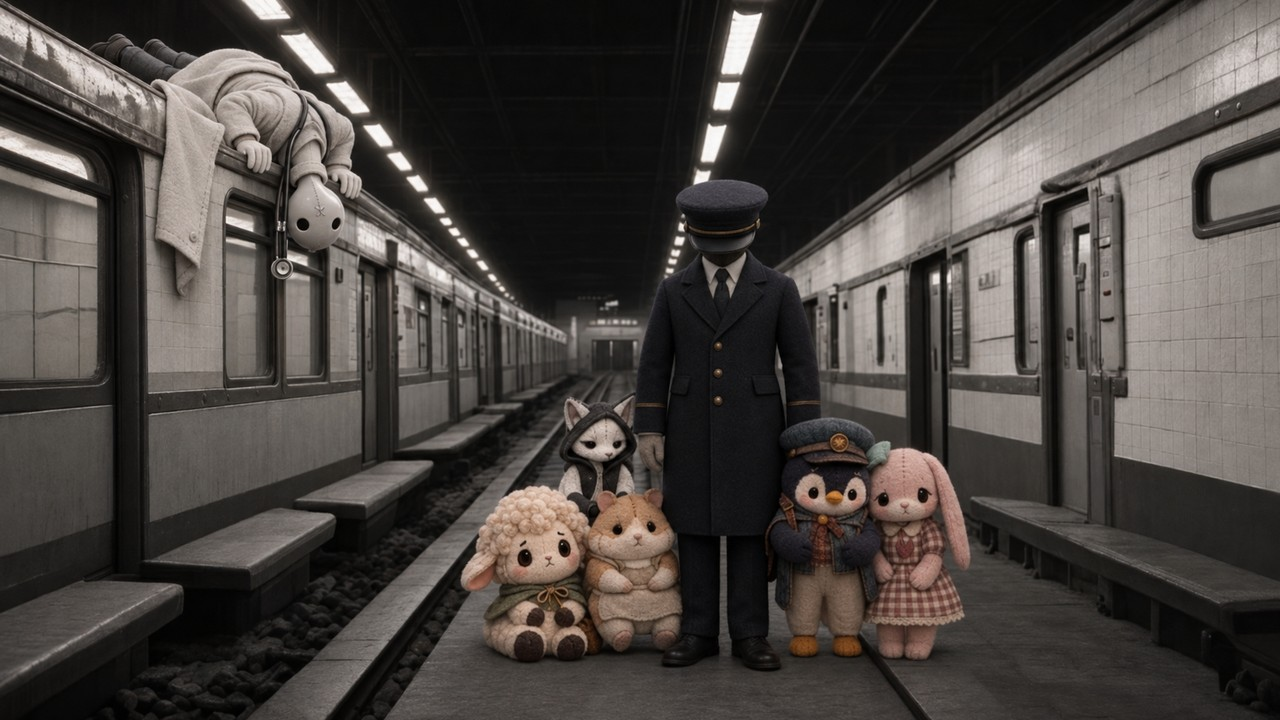
#> input picture game/art/ch3/bg/ch3_bg_cg_arrival.jpg, 1280 x 720 px
$ python remove_white_outline.py ../../game/art/ch3/bg/ch3_bg_cg_arrival.jpg
#> lines starting #> are read from the running program, lines starting #| are printed output that depends on the picture; after the words box and inside, x2 and y2 are one past the last pixel; in counts of white or black regions, pixels touching at a corner belong together
"""ChatGPT 走路圖常常有「貼紙白邊」（人物外圍、頭髮縫隙裡的純白），fit_walk_sheet.py 只挖得掉跟外框連通的白。
這支把整張圖裡的純白大塊（≥25px）和白邊旁邊的半白像素拿掉；白襯衫（偏粉、偏灰）不會被拿掉。
用法：py -3.11 tools/art/remove_white_outline.py game/art/walk4/<id>.png [更多檔案…]
"""
import sys

import numpy as np
from PIL import Image
from scipy import ndimage

for p in sys.argv[1:]:
    a = np.array(Image.open(p).convert("RGBA"))
    rgb = a[..., :3].astype(int)
    white = (a[..., 3] > 0) & (rgb.min(-1) > 240) & (rgb.max(-1) - rgb.min(-1) < 10)
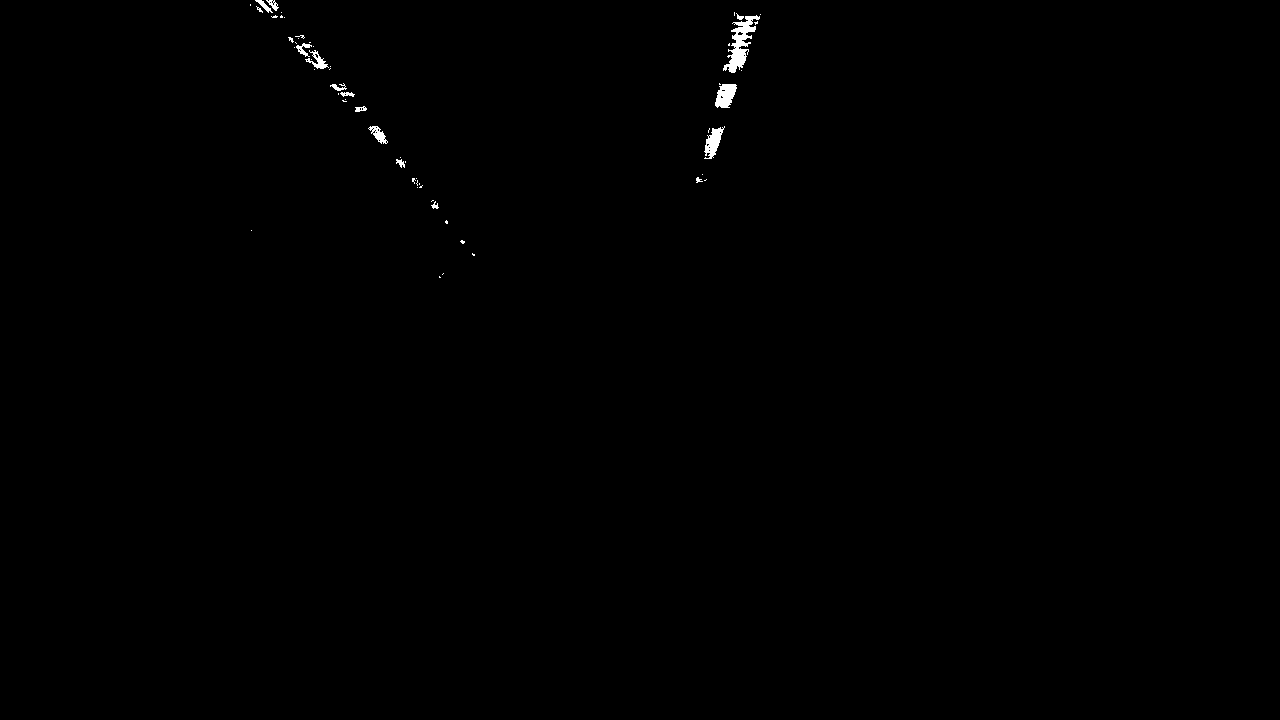
#> white: shape (720, 1280) bool; 0.28% white; 59 white regions (44 under 20 px), largest, box (x1, y1, x2, y2) and area: (723, 15, 760, 73) 809, (715, 84, 737, 108) 376, (704, 126, 725, 159) 341
    lab, k = ndimage.label(white)
#> lab: shape (720, 1280) int32; 96 distinct labels, from 0 to 95
#> k = 95
    sz = ndimage.sum(white, lab, range(1, k + 1))
#> sz = 95 values, max 804 at index 14, min 1 at index 5, mean 26.91
    big = np.isin(lab, np.where(sz >= 25)[0] + 1)
#> big: shape (720, 1280) bool; 0.25% white; 14 white regions, largest, box (x1, y1, x2, y2) and area: (723, 15, 760, 73) 804, (715, 84, 737, 108) 376, (704, 127, 724, 159) 336
    a[..., 3][big] = 0
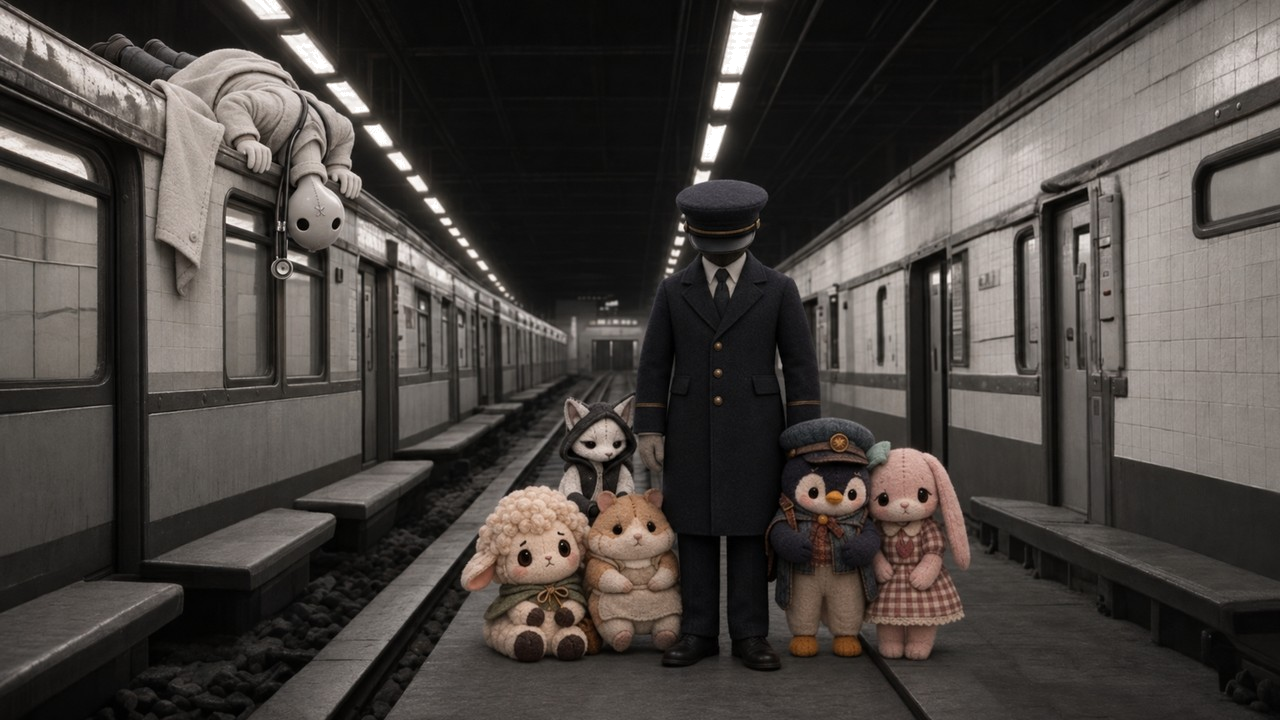
#> a: shape (720, 1280, 4); mean R, G, B, A 72.8, 67.7, 63.9, 254.4; transparent parts drawn white
    for _ in range(2):
        rgb = a[..., :3].astype(int)
        near = ndimage.binary_dilation(a[..., 3] == 0, iterations=1) & (a[..., 3] > 0)
        pale = near & (rgb.min(-1) > 215) & (rgb.max(-1) - rgb.min(-1) < 16)
        a[..., 3][pale] = 0
#> this loop made 2 passes
#> pass 1, `near = ndimage.binary_dilation(a[..., 3] == 0, iterations=1) & (a[...,..`:
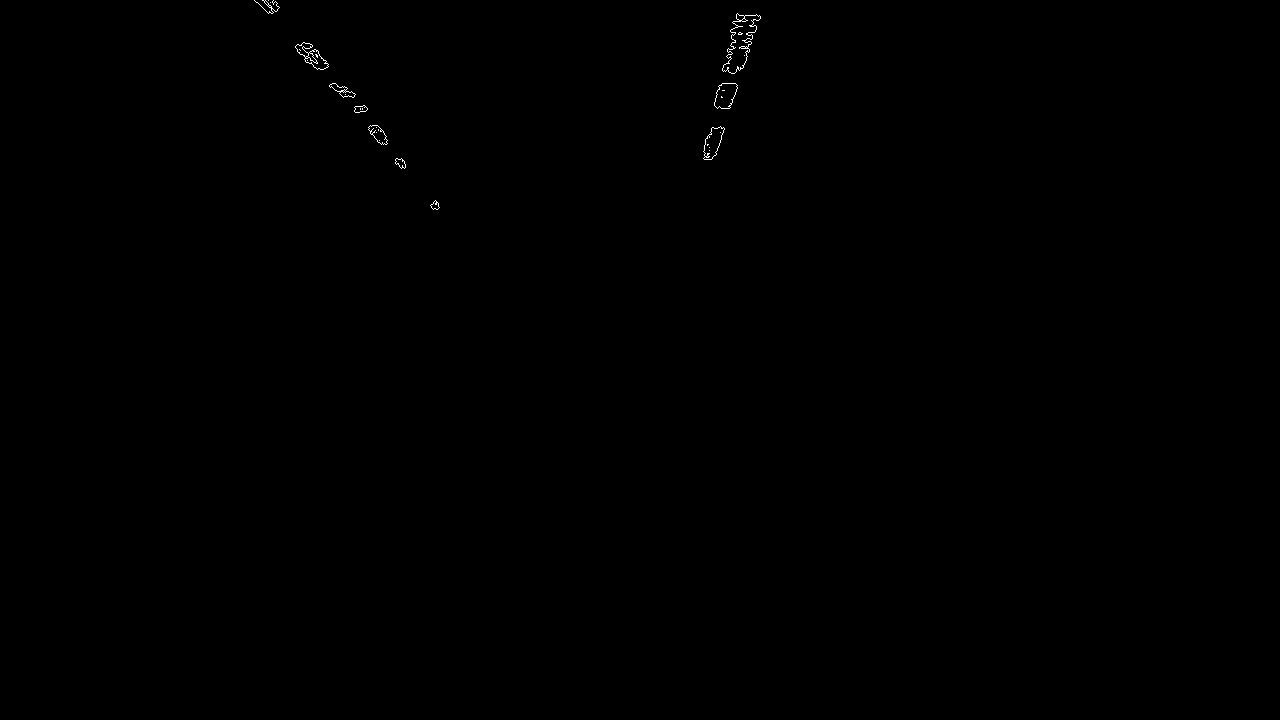
#> near: shape (720, 1280) bool; 0.1% white in thin lines or dots, all inside (x1, y1, x2, y2) = (254, 0, 761, 210)
#> after the loop:
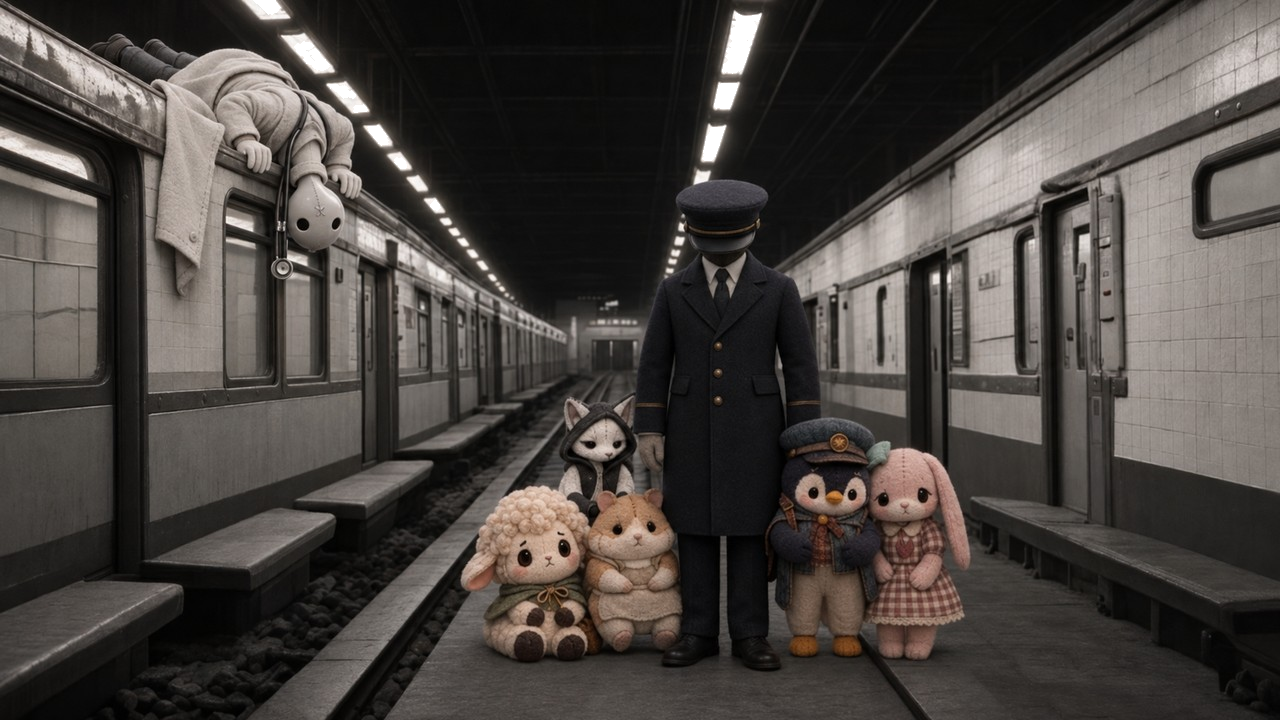
#> a: shape (720, 1280, 4); 0.16% of pixels changed, all inside (x1, y1, x2, y2) = (253, 0, 761, 211); transparent parts drawn white
    Image.fromarray(a).save(p)
    print(p, int(big.sum()), "px")
#| ../../game/art/ch3/bg/ch3_bg_cg_arrival.jpg 2300 px

$ run again, on game/art/ch3/bg/ch3_bg_cg_gun.jpg
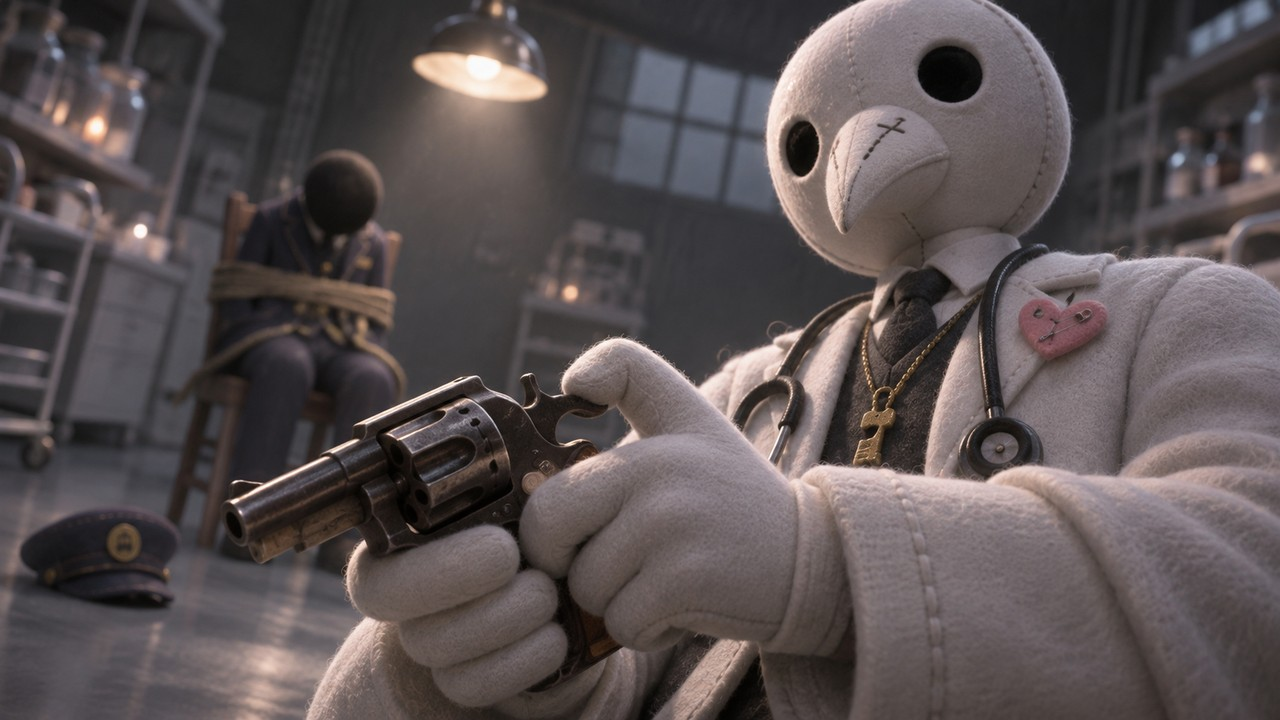
#> input picture game/art/ch3/bg/ch3_bg_cg_gun.jpg, 1280 x 720 px
#> white: shape (720, 1280) bool; 0.06% white; 19 white regions (16 under 20 px), largest, box (x1, y1, x2, y2) and area: (468, 58, 498, 79) 431, (137, 227, 144, 235) 44, (94, 124, 99, 131) 22
#> lab: shape (720, 1280) int32; 20 distinct labels, from 0 to 19
#> k = 19
#> sz = 19 values, max 431 at index 0, min 1 at index 5, mean 27.16
#> big: shape (720, 1280) bool; 0.05% white; 2 white regions, box (x1, y1, x2, y2) and area: (468, 58, 498, 79) 431, (137, 227, 144, 235) 44
#> `a[..., 3][big] = 0`:
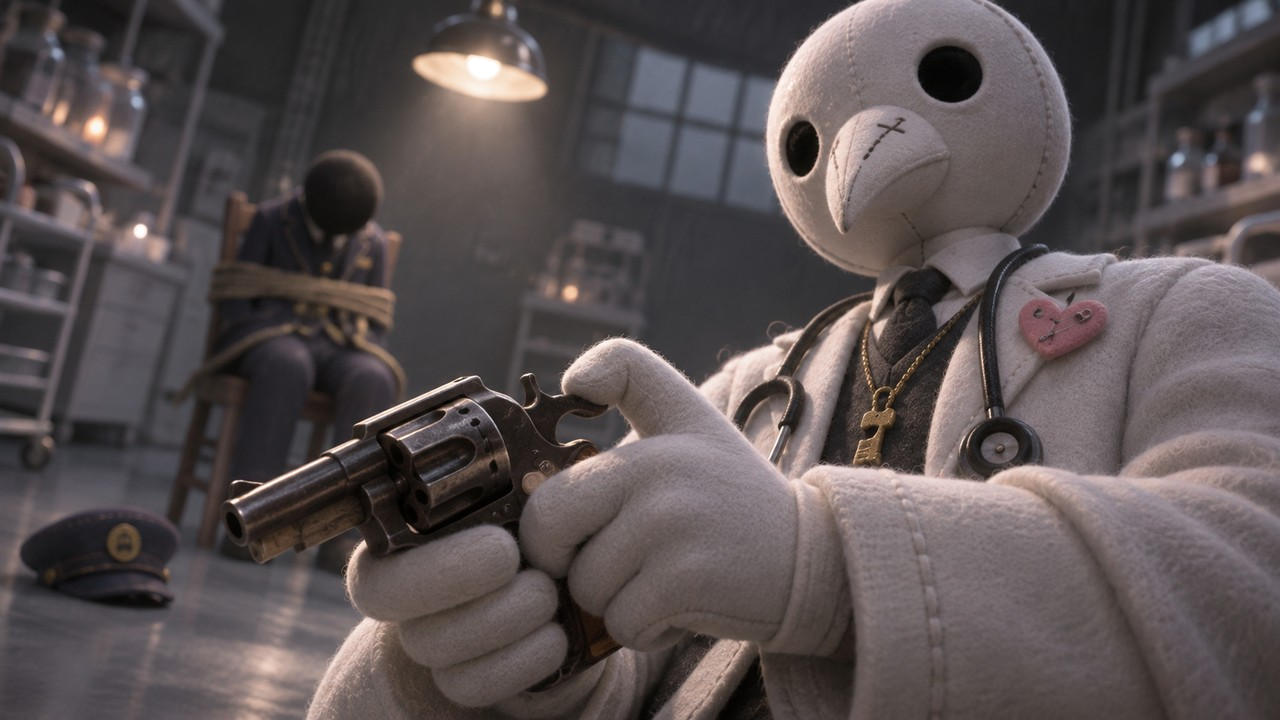
#> a: shape (720, 1280, 4); mean R, G, B, A 89.3, 80.9, 81.7, 254.9; transparent parts drawn white
#| ../../game/art/ch3/bg/ch3_bg_cg_gun.jpg 475 px
